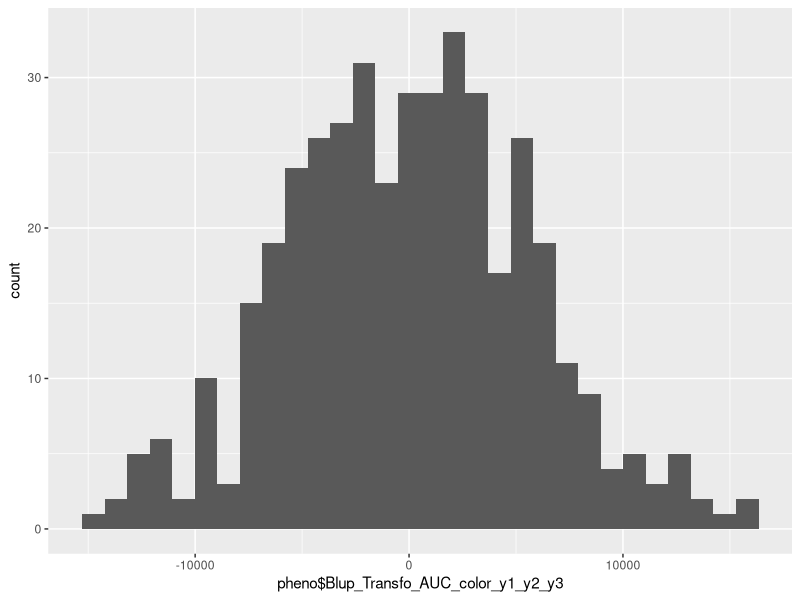
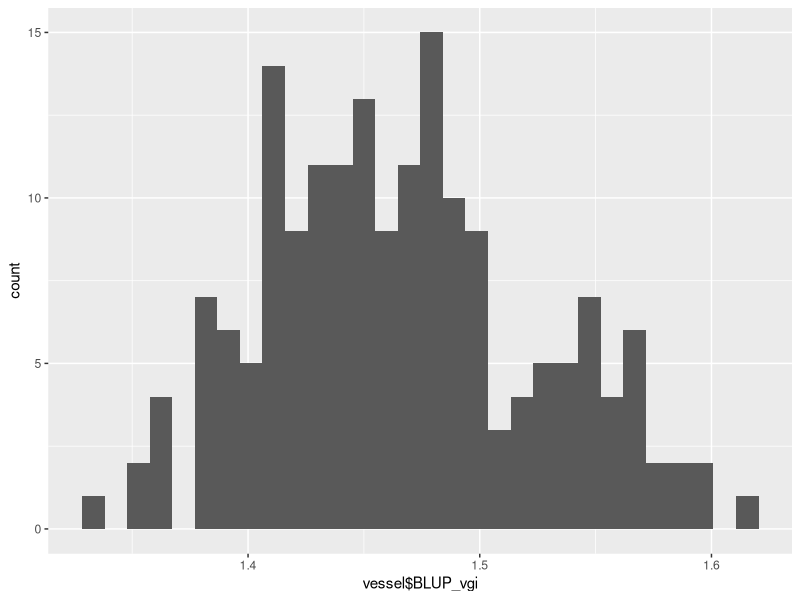
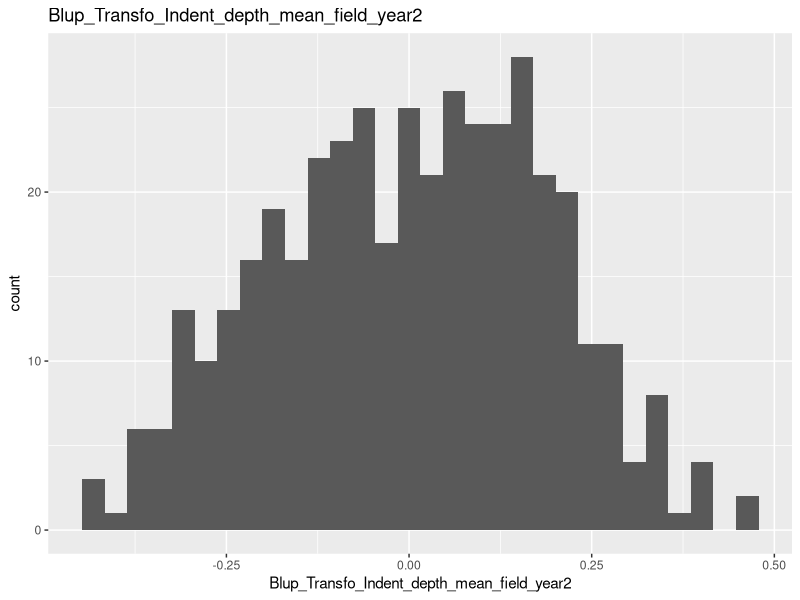
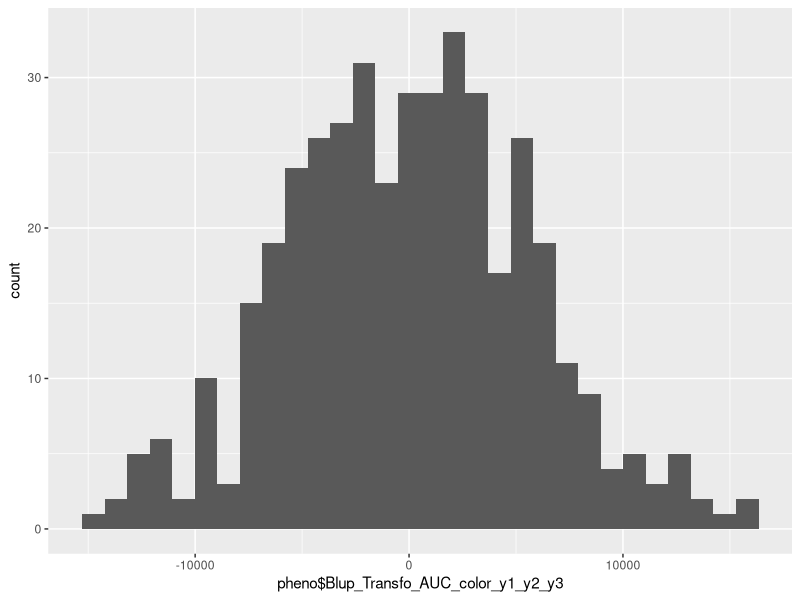
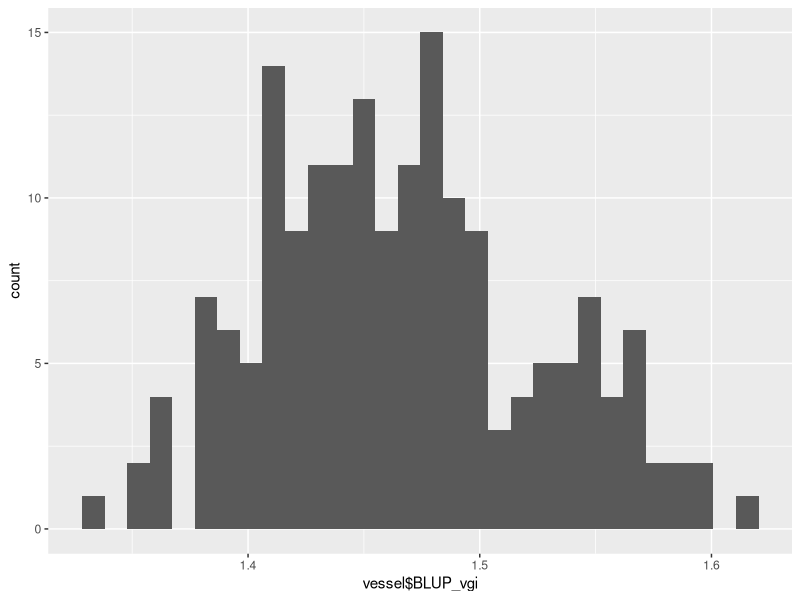
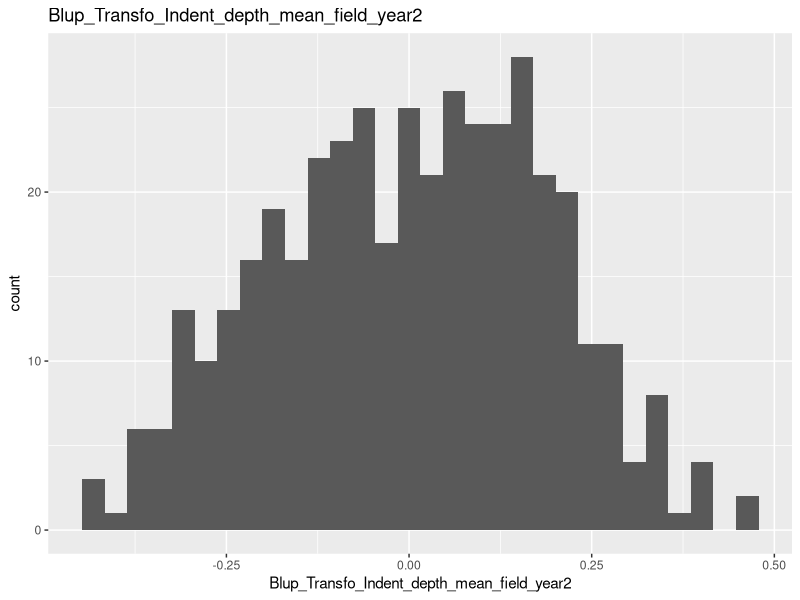

Source code (R) for these figures, in order: (Note: this script raises an error after producing the figures.)
## ---- chunk 1
library(tidyverse)
library(ggplot2)
## ---- chunk 2
header <- readLines("../input/pheno_output_table_blup_20220428.txt",n=1)
header <- header %>%
  str_split("\t") %>%
  unlist()
## ---- chunk 3
header.vessel <- readLines("../input/pheno_vessel_20220522.csv",n=1)
header.vessel <- header.vessel %>%
  str_split(",") %>%
  unlist()
## ---- chunk 4
header.leaf <- readLines("../input/pheno_leaf_20220527.txt",n=1)
header.leaf <- header.leaf %>%
  str_split("\t") %>%
  unlist()
## ---- chunk 5
pheno <- read_tsv("../input/pheno_output_table_blup_20220428.txt",col_names = header,comment = "Old")
pheno
## ---- chunk 6
vessel <- read_csv("../input/pheno_vessel_20220522.csv",col_names = header.vessel,comment = "Geno")
colnames(vessel) <- c("Old.Name","BLUP_tree_height","BLUP_mvd","BLUP_cmvd","BLUP_cvf","BLUP_vgi")
vessel
## ---- chunk 7
leaf <- read_tsv("../input/pheno_leaf_20220527.txt",col_names = header.leaf,comment = "Old")
leaf
## ---- chunk 8
headerTP <- readLines("../input/XXX_GWR_IFG_FOrWeier.txt",n=1)
headerTP <- headerTP %>%
  str_split("\t") %>%
  unlist()

crosstype <- read_tsv("../input/XXX_GWR_IFG_FOrWeier.txt", col_names = headerTP, comment = "Old") %>%
  select(Old.Name,CrossType)
crosstype
## ---- chunk 9
pheno <- left_join(pheno,crosstype, by="Old.Name")
pheno
## ---- chunk 10
vessel <- left_join(vessel,crosstype,by = "Old.Name")
vessel
## ---- chunk 11
leaf <- left_join(leaf,crosstype, by="Old.Name")
leaf
## ---- chunk 12
pheno <- pheno %>%
  filter(CrossType == "GWR") 
pheno
## ---- chunk 13
vessel <- vessel %>%
  filter(CrossType == "GWR") 
vessel
## ---- chunk 14
leaf <- leaf %>%
  filter(CrossType == "GWR") 
leaf
## ---- chunk 15
pl <- ggplot(pheno,aes(x = pheno$Blup_Transfo_AUC_color_y1_y2_y3)) +
  geom_histogram() +
  ggtitle(colnames(pheno$Blup_Transfo_AUC_color_y1_y2_y3)) 
pl
ggsave("../output/BiomassPheno1_20220511_2.png")
## ---- chunk 16
pl <- ggplot(vessel,aes(x = vessel$BLUP_vgi)) +
  geom_histogram() +
  ggtitle(colnames(vessel$BLUP_vgi)) 
pl
ggsave("../output/VesselPheno5_20220522.png")
## ---- chunk 17
pl <- ggplot(leaf,aes(x = Blup_Transfo_Indent_depth_mean_field_year2)) +
  geom_histogram() +
  ggtitle("Blup_Transfo_Indent_depth_mean_field_year2") 
pl
ggsave("../output/LeafPheno6_20220528.png")
## ---- chunk 18
pheno.sum <- as.data.frame(matrix(header[-1], nrow = 68))
data.n <- c()
for (i in 2:69) {
  noNA <- !is.na(pheno[[i]])
  noNA <- noNA[noNA == TRUE]
  data.n <- c(data.n, length(noNA))
}
pheno.sum <- cbind(pheno.sum,data.n) %>%
  arrange(desc(data.n))
pheno.sum
## ---- chunk 19
vessel.sum <- as.data.frame(matrix(header.vessel[-1], nrow = 5))
data.n <- c()
for (i in 2:6) {
  noNA <- !is.na(vessel[[i]])
  noNA <- noNA[noNA == TRUE]
  data.n <- c(data.n, length(noNA))
}
vessel.sum <- cbind(vessel.sum,data.n) %>%
  arrange(desc(data.n))
vessel.sum
## ---- chunk 20
leaf.sum <- as.data.frame(matrix(header.leaf[-1], nrow = 91))
data.n <- c()
for (i in 2:92) {
  noNA <- !is.na(leaf[[i]])
  noNA <- noNA[noNA == TRUE]
  data.n <- c(data.n, length(noNA))
}
leaf.sum <- cbind(leaf.sum,data.n) %>%
  arrange(desc(data.n))
leaf.sum
## ---- chunk 21
pheno <- pheno %>%
  arrange(desc(Blup_Transfo_color_y1_y2_y3)) %>%
  select(Old.Name,Blup_Transfo_color_y1_y2_y3, everything())
pheno
## ---- chunk 22
vessel <- vessel %>%
  arrange(desc(BLUP_cmvd)) %>%
  select(Old.Name,BLUP_cmvd, everything())
vessel
## ---- chunk 23
leaf <- leaf %>%
  arrange(desc(Blup_Transfo_Indent_width_mean_field_year2)) %>%
  select(Old.Name,Blup_Transfo_Indent_width_mean_field_year2, everything())
leaf
## ---- chunk 24
pheno1 <- pheno
bulk1 <- pheno1 %>%
  filter(Old.Name == Old.Name[1:30]) %>%
  select(Old.Name,Blup_Transfo_color_y1_y2_y3)
bulk1
## ---- chunk 25
pheno2 <- pheno %>%
  arrange(Blup_Transfo_color_y1_y2_y3) 

bulk2 <- pheno2 %>%
  filter(Old.Name == Old.Name[1:30]) %>%
  select(Old.Name, Blup_Transfo_color_y1_y2_y3)
bulk2
## ---- chunk 26
vessel1 <- vessel
bulk1_height <- vessel1 %>%
  filter(Old.Name == Old.Name[1:40]) %>%
  select(Old.Name, BLUP_cmvd)
bulk1_height
## ---- chunk 27
vessel2 <- vessel %>%
  arrange(BLUP_cmvd) 

bulk2_height <- vessel2 %>%
  filter(Old.Name == Old.Name[1:40]) %>%
  select(Old.Name, BLUP_cmvd)
bulk2_height
## ---- chunk 28
leaf1 <- leaf
bulk1.leaf <- leaf1 %>%
  filter(Old.Name == Old.Name[1:40]) %>%
  select(Old.Name,Blup_Transfo_Indent_width_mean_field_year2)
bulk1.leaf
## ---- chunk 29
leaf2 <- leaf %>%
  arrange(Blup_Transfo_Indent_width_mean_field_year2) 

bulk2.leaf <- leaf2 %>%
  filter(Old.Name == Old.Name[1:40]) %>%
  select(Old.Name, Blup_Transfo_Indent_width_mean_field_year2)
bulk2.leaf
## ---- chunk 30
bulk1 <- bulk1 %>%
  mutate(Group = 1)

bulk2 <- bulk2 %>%
  mutate(Group = 2)

Bulk <- full_join(bulk1, bulk2, by=c("Old.Name","Blup_Transfo_color_y1_y2_y3","Group"))
Bulk
## ---- chunk 31
bulk1_height <- bulk1_height %>%
  mutate(Group = 1)

bulk2_height <- bulk2_height %>%
  mutate(Group = 2)

Bulk.vessel <- full_join(bulk1_height, bulk2_height,by=c("Old.Name","BLUP_cmvd","Group"))
Bulk.vessel
## ---- chunk 32
bulk1.leaf <- bulk1.leaf %>%
  mutate(Group = 1)

bulk2.leaf <- bulk2.leaf %>%
  mutate(Group = 2)

Bulk.leaf <- full_join(bulk1.leaf, bulk2.leaf, by=c("Old.Name","Blup_Transfo_Indent_width_mean_field_year2","Group"))
Bulk.leaf
## ---- chunk 33
res <- wilcox.test(BLUP_cmvd~Group, data = Bulk.vessel)
res
## ---- chunk 34
# Shapiro-Wilk normality test for Bulk1
with(Bulk.vessel, shapiro.test(BLUP_vgi[Group == "1"]))
# Shapiro-Wilk normality test for Bulk2
with(Bulk.vessel, shapiro.test(BLUP_vgi[Group == "2"])) 
## ---- chunk 35
res.ftest <- var.test(BLUP_vgi ~ Group, data = Bulk.vessel)
res.ftest
## ---- chunk 36
res <- t.test(BLUP_vgi ~ Group, data = Bulk.vessel)
res
## ---- chunk 37
bulk.width <- read_csv("../output/bulk_indent_width_20220608.csv")
bulk.depth <- read_csv("../output/bulk_indent_depth_20220608.csv")
bulk.color <- read_csv("../output/bulk_color_20220608.csv")
bulk.mvd <- read_csv("../output/bulk_mvd_20220608.csv")
## ---- chunk 38
old.seq.name <- read_tsv("../output/old_name_unique.txt")
old.seq.name
## ---- chunk 39
bulk.color.seq <- left_join(bulk.color, old.seq.name, by=c("Sample"="Old.Name"))
bulk.color.seq
write.csv(bulk.color.seq, "../output/bulk_color_seq_20220608.csv")
## ---- chunk 40
bulk.depth.seq <- left_join(bulk.depth, old.seq.name, by=c("Sample"="Old.Name"))
bulk.depth.seq
write.csv(bulk.depth.seq, "../output/bulk_indent_depth_seq_20220608.csv")
## ---- chunk 41
bulk.mvd.seq <- left_join(bulk.mvd, old.seq.name, by=c("Sample"="Old.Name"))
bulk.mvd.seq
write.csv(bulk.mvd.seq, "../output/bulk_mvd_seq_20220608.csv")
## ---- chunk 42
bulk.w.d <- inner_join(bulk.width, bulk.depth, by="Sample")
bulk.w.m <- inner_join(bulk.width, bulk.mvd, by="Sample")
bulk.w.d
## ---- chunk 43
write.csv(pheno,"../input/Pheno_pre_GWR_20220506.csv")
